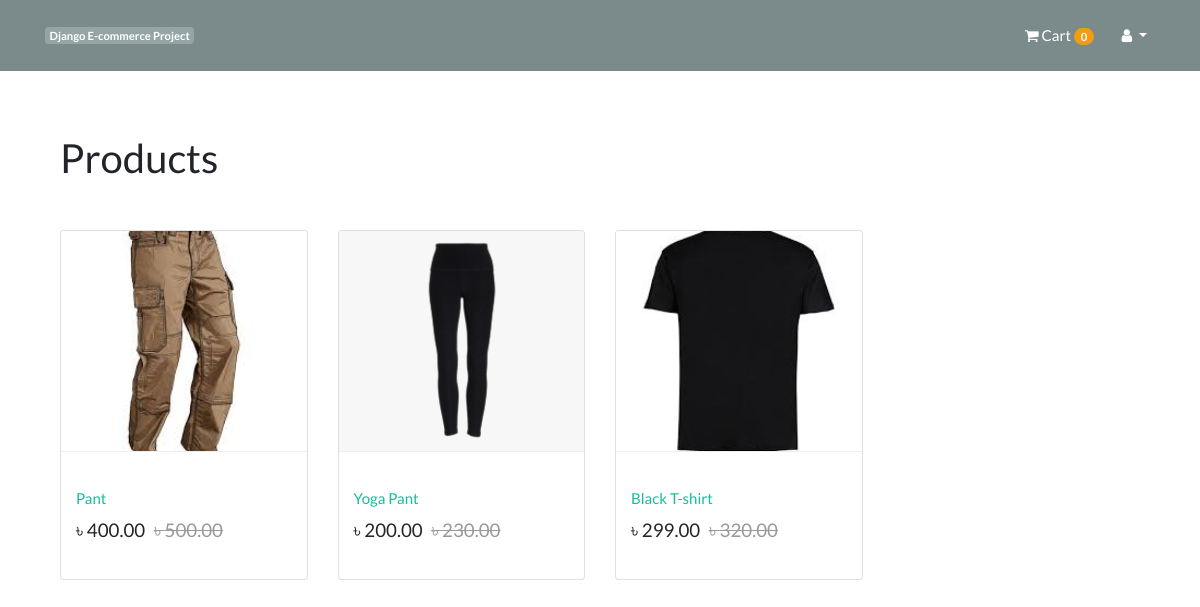
Page /category/3/ (signed in) on the committed database.
### App_Login/models.py (models this page shows, shortened)
class User(AbstractBaseUser, PermissionsMixin):
    email = models.EmailField(unique=True, null=False)
    is_staff = models.BooleanField(
        ugettext_lazy('staff status'),
        default=False,
        help_text = ugettext_lazy('Designates whether the user can log in this site')
    )
    is_active = models.BooleanField(
        ugettext_lazy('active'),
        default=True,
        help_text=ugettext_lazy('Designates whether this user should be treated as active. Unselect this instead of deleting accounts')
    )
    USERNAME_FIELD = 'email'
    objects = MyUserManager()

### App_Order/models.py (models this page shows, shortened)
class Order(models.Model):
    orderitems = models.ManyToManyField(Cart)
    user = models.ForeignKey(settings.AUTH_USER_MODEL, on_delete=models.CASCADE)
    coupon = models.ForeignKey(Coupons, on_delete=models.CASCADE,
    blank=True, null=True)
    ordered = models.BooleanField(default=False)
    created = models.DateTimeField(auto_now_add=True)
    paymentId = models.CharField(max_length=264, blank=True, null=True)
    orderId = models.CharField(max_length=200, blank=True, null=True)

### App_Shop/models.py (models this page shows, shortened)
class Product(models.Model):
    mainimage = models.ImageField(upload_to='Products')
    name = models.CharField(max_length=264)
    category = models.ForeignKey(Category, on_delete=models.CASCADE, related_name='category_id')
    preview_text = models.TextField(max_length=200, verbose_name='Preview Text')
    detail_text = models.TextField(max_length=1000, verbose_name='Description')
    price = models.FloatField()
    old_price = models.FloatField(default=0.00)
    created = models.DateTimeField(auto_now_add=True)
    class Meta:
        ordering = ['-created',]

### App_Shop/views.py (the view)
# urls.py: path('category/<int:id>/', views.CategoryView, name='category'),
def CategoryView(request, id):
    products = Product.objects.filter(category=id)
    return render(request, 'App_Shop/category.html', {'id':id, 'products':products})

### App_Order/templatetags/cart_tag.py (called while the page is built)
@register.filter
def cart_total(user):
    order = Order.objects.filter(user=user, ordered=False)
    if order.exists():
        return order[0].orderitems.count()
    else:
        return 0

### templates/App_Shop/category.html
{% extends 'base.html' %}
{% block body_block %}
{% if products %}
<div class="container my-5">
  <h2 class="my-5">{{cats.title}} Products</h2>
  <div class="row">
  {% for product in products %}
  <div class="col-md-6 col-sm-12 col-lg-3">
    <figure class="card card-product">
      <div class="img-wrap">
        <img src="/media/{{product.mainimage}}" style="width:100%; height:300px;">
      </div>
      <figcaption class="info-wrap">
        <br>
        <h6 class="title"><a href="{% url 'App_Shop:product_detail' pk=product.pk %}">{{product.name}}</a></h6>
        <div class="action-wrap">
          <div class="price-wrap h5">
            <span class="price-new">&#2547; {{product.price|floatformat:2}}</span>
            <span class="price-old"><strike>&#2547; {{product.old_price|floatformat:2}}</strike></span>
          </div>
        </div>
      </figcaption>
    </figure>
  </div>
  {% endfor %}
  </div>
</div>
{% else %}
<h2 class="text-center">Oops! Sorry, There is no Products</h2>
{% endif %}
{% endblock %}

### templates/navbar.html (shortened to what this page needs)
{% load cart_tag %}
<nav class="navbar navbar-expand-sm bg-dark navbar-dark">
  <div class="container">
    <a href="{% url 'App_Shop:home' %}" class="badge badge-secondary">Django E-commerce Project</a>
    <div class="collapse navbar-collapse" id="navbarNav">
      <ul class="navbar-nav ml-auto">
        {% if request.user.is_authenticated %}
        <li class="nav-item">
          <a href="{% url 'App_Order:cart' %}" class="nav-link">
          <i class="fa fa-shopping-cart"></i> Cart
            <span class="badge badge-pill badge-warning">{{ request.user | cart_total }}</span>
          </a>
        </li>
        <li class="nav-item dropdown">
          <a href="#" class="nav-link dropdown-toggle" id="navbarDropdown" data-toggle="dropdown"
          role="button" aria-haspopup="true" aria-expanded="false">
          <i class="fa fa-user"></i> {{request.user.profile.username}}</a>
        </li>
        {% else %}
        <li class="nav-item">
          <a href="{% url 'App_Login:login' %}" class="btn btn-primary">Login</a>
        </li>
        {% endif %}
      </ul>
    </div>
  </div>
</nav>

### templates/base.html (style rules this page uses)
.card { height: 350px; }
.card-product:after { content: ""; display: table; clear: both; visibility: hidden; }
.card-product .price-new, .price { margin-right: 5px; }
.card-product .price-old { color: #999; }
.card-product .img-wrap { border-radius: 3px 3px 0 0; overflow: hidden; position: relative; height: 220px; text-align: center; }
.card-product .img-wrap img { max-height: 100%; max-width: 100%; object-fit: cover; }
.card-product .info-wrap { overflow: hidden; padding: 15px; border-top: 1px solid #eee; }
.card-product .action-wrap { padding-top: 4px; margin-top: 4px; }
.card-product .title { margin-top: 0px; }

### rows in the picture
User: user|cart_total "0"
Product: mainimage (picture), name "Pant", price "400.00", old_price "500.00"
Product: mainimage (picture), name "Yoga Pant", price "200.00", old_price "230.00"
Product: mainimage (picture), name "Black T-shirt", price "299.00", old_price "320.00"
